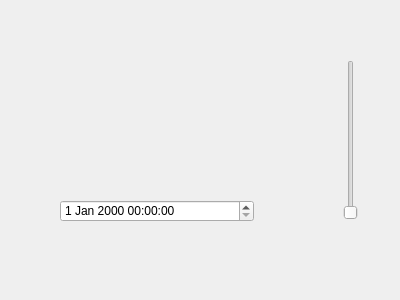
<?xml version="1.0" encoding="UTF-8"?>
<ui version="4.0">
 <class>Form</class>
 <widget class="QWidget" name="Form">
  <property name="geometry">
   <rect>
    <x>0</x>
    <y>0</y>
    <width>400</width>
    <height>300</height>
   </rect>
  </property>
  <property name="windowTitle">
   <string>Form</string>
  </property>
  <widget class="QStackedWidget" name="stackedWidget">
   <property name="geometry">
    <rect>
     <x>90</x>
     <y>60</y>
     <width>120</width>
     <height>80</height>
    </rect>
   </property>
   <widget class="QWidget" name="page"/>
   <widget class="QWidget" name="page_2"/>
  </widget>
  <widget class="QDateTimeEdit" name="dateTimeEdit">
   <property name="geometry">
    <rect>
     <x>60</x>
     <y>200</y>
     <width>194</width>
     <height>22</height>
    </rect>
   </property>
  </widget>
  <widget class="QSlider" name="verticalSlider">
   <property name="geometry">
    <rect>
     <x>340</x>
     <y>60</y>
     <width>22</width>
     <height>160</height>
    </rect>
   </property>
   <property name="orientation">
    <enum>Qt::Vertical</enum>
   </property>
  </widget>
 </widget>
 <resources/>
 <connections/>
</ui>
